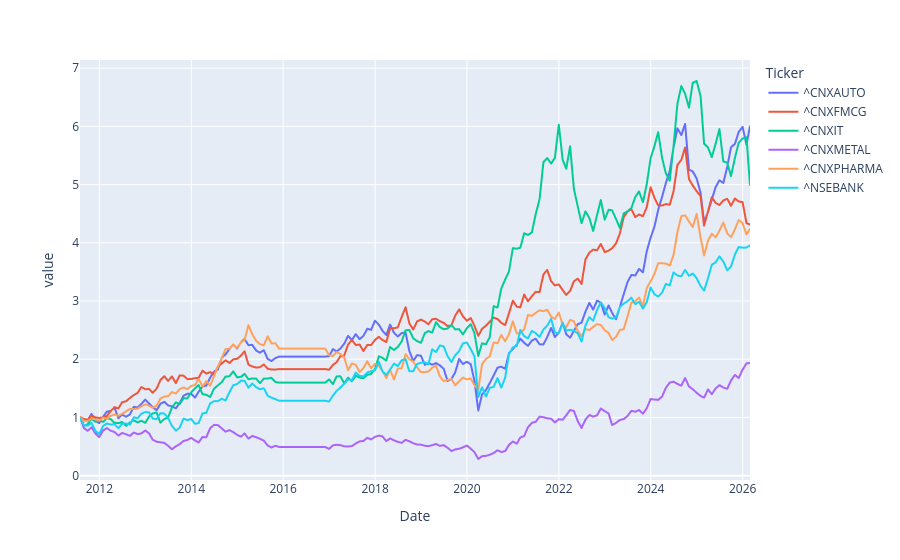

The code cell stored with this chart in its notebook:
### Markdown cell above
# Monthly Cummulative Returns

### Code cell
monthly_cum_returns = np.exp(monthly_returns.cumsum())
monthly_cum_returns.plot()

### Figure 1 — Plotly figure (JSON) as saved in the notebook; plotly's stock layout.template omitted (floating-point values rounded to 4 significant figures; data arrays with more than 128 entries replaced by an {"elided": "..."} marker saying what was removed)
{"data": [{"hovertemplate": "Ticker=^CNXAUTO<br>Date=%{x}<br>value=%{y}<extra></extra>", "legendgroup": "^CNXAUTO", "line": {"color": "#636efa", "dash": "solid"}, "marker": {"symbol": "circle"}, "mode": "lines", "name": "^CNXAUTO", "showlegend": true, "type": "scattergl", "x": {"elided": "176 str values"}, "xaxis": "x", "y": {"elided": "176 float values"}, "yaxis": "y"}, {"hovertemplate": "Ticker=^CNXFMCG<br>Date=%{x}<br>value=%{y}<extra></extra>", "legendgroup": "^CNXFMCG", "line": {"color": "#EF553B", "dash": "solid"}, "marker": {"symbol": "circle"}, "mode": "lines", "name": "^CNXFMCG", "showlegend": true, "type": "scattergl", "x": {"elided": "176 str values"}, "xaxis": "x", "y": {"elided": "176 float values"}, "yaxis": "y"}, {"hovertemplate": "Ticker=^CNXIT<br>Date=%{x}<br>value=%{y}<extra></extra>", "legendgroup": "^CNXIT", "line": {"color": "#00cc96", "dash": "solid"}, "marker": {"symbol": "circle"}, "mode": "lines", "name": "^CNXIT", "showlegend": true, "type": "scattergl", "x": {"elided": "176 str values"}, "xaxis": "x", "y": {"elided": "176 float values"}, "yaxis": "y"}, {"hovertemplate": "Ticker=^CNXMETAL<br>Date=%{x}<br>value=%{y}<extra></extra>", "legendgroup": "^CNXMETAL", "line": {"color": "#ab63fa", "dash": "solid"}, "marker": {"symbol": "circle"}, "mode": "lines", "name": "^CNXMETAL", "showlegend": true, "type": "scattergl", "x": {"elided": "176 str values"}, "xaxis": "x", "y": {"elided": "176 float values"}, "yaxis": "y"}, {"hovertemplate": "Ticker=^CNXPHARMA<br>Date=%{x}<br>value=%{y}<extra></extra>", "legendgroup": "^CNXPHARMA", "line": {"color": "#FFA15A", "dash": "solid"}, "marker": {"symbol": "circle"}, "mode": "lines", "name": "^CNXPHARMA", "showlegend": true, "type": "scattergl", "x": {"elided": "176 str values"}, "xaxis": "x", "y": {"elided": "176 float values"}, "yaxis": "y"}, {"hovertemplate": "Ticker=^NSEBANK<br>Date=%{x}<br>value=%{y}<extra></extra>", "legendgroup": "^NSEBANK", "line": {"color": "#19d3f3", "dash": "solid"}, "marker": {"symbol": "circle"}, "mode": "lines", "name": "^NSEBANK", "showlegend": true, "type": "scattergl", "x": {"elided": "176 str values"}, "xaxis": "x", "y": {"elided": "176 float values"}, "yaxis": "y"}], "layout": {"autosize": true, "legend": {"title": {"text": "Ticker"}, "tracegroupgap": 0}, "margin": {"t": 60}, "xaxis": {"anchor": "y", "autorange": true, "domain": [0, 1], "range": ["2011-07-31", "2026-02-28"], "title": {"text": "Date"}, "type": "date"}, "yaxis": {"anchor": "x", "autorange": true, "domain": [0, 1], "range": [-0.07464, 7.14], "title": {"text": "value"}, "type": "linear"}}}
